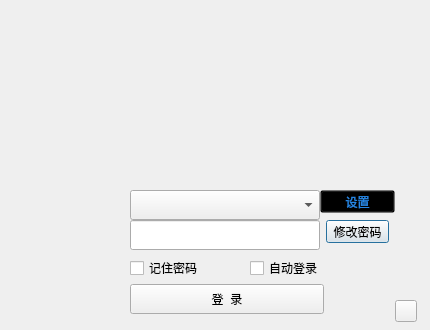
<?xml version="1.0" encoding="UTF-8"?>
<ui version="4.0">
 <class>LoginWindow</class>
 <widget class="QDialog" name="LoginWindow">
  <property name="geometry">
   <rect>
    <x>0</x>
    <y>0</y>
    <width>430</width>
    <height>330</height>
   </rect>
  </property>
  <property name="minimumSize">
   <size>
    <width>430</width>
    <height>330</height>
   </size>
  </property>
  <property name="maximumSize">
   <size>
    <width>430</width>
    <height>330</height>
   </size>
  </property>
  <property name="windowTitle">
   <string>Dialog</string>
  </property>
  <property name="locale">
   <locale language="English" country="UnitedStates"/>
  </property>
  <widget class="QComboBox" name="accountComboBox">
   <property name="geometry">
    <rect>
     <x>130</x>
     <y>190</y>
     <width>190</width>
     <height>30</height>
    </rect>
   </property>
   <property name="sizePolicy">
    <sizepolicy hsizetype="Fixed" vsizetype="Fixed">
     <horstretch>0</horstretch>
     <verstretch>0</verstretch>
    </sizepolicy>
   </property>
   <property name="minimumSize">
    <size>
     <width>190</width>
     <height>30</height>
    </size>
   </property>
   <property name="maximumSize">
    <size>
     <width>190</width>
     <height>30</height>
    </size>
   </property>
   <property name="focusPolicy">
    <enum>Qt::WheelFocus</enum>
   </property>
   <property name="contextMenuPolicy">
    <enum>Qt::NoContextMenu</enum>
   </property>
   <property name="accessibleName">
    <string>login_username</string>
   </property>
   <property name="locale">
    <locale language="Chinese" country="China"/>
   </property>
   <property name="editable">
    <bool>false</bool>
   </property>
   <property name="insertPolicy">
    <enum>QComboBox::NoInsert</enum>
   </property>
  </widget>
  <widget class="QLineEdit" name="passwordEdit">
   <property name="geometry">
    <rect>
     <x>130</x>
     <y>220</y>
     <width>190</width>
     <height>30</height>
    </rect>
   </property>
   <property name="sizePolicy">
    <sizepolicy hsizetype="Fixed" vsizetype="Fixed">
     <horstretch>0</horstretch>
     <verstretch>0</verstretch>
    </sizepolicy>
   </property>
   <property name="minimumSize">
    <size>
     <width>190</width>
     <height>30</height>
    </size>
   </property>
   <property name="maximumSize">
    <size>
     <width>190</width>
     <height>30</height>
    </size>
   </property>
   <property name="contextMenuPolicy">
    <enum>Qt::DefaultContextMenu</enum>
   </property>
   <property name="echoMode">
    <enum>QLineEdit::Password</enum>
   </property>
  </widget>
  <widget class="QCheckBox" name="rememberPsd">
   <property name="geometry">
    <rect>
     <x>130</x>
     <y>260</y>
     <width>71</width>
     <height>16</height>
    </rect>
   </property>
   <property name="text">
    <string>记住密码</string>
   </property>
  </widget>
  <widget class="QPushButton" name="loginButton">
   <property name="geometry">
    <rect>
     <x>130</x>
     <y>284</y>
     <width>194</width>
     <height>30</height>
    </rect>
   </property>
   <property name="minimumSize">
    <size>
     <width>194</width>
     <height>30</height>
    </size>
   </property>
   <property name="maximumSize">
    <size>
     <width>194</width>
     <height>30</height>
    </size>
   </property>
   <property name="focusPolicy">
    <enum>Qt::NoFocus</enum>
   </property>
   <property name="text">
    <string>登  录</string>
   </property>
   <property name="shortcut">
    <string>Return</string>
   </property>
  </widget>
  <widget class="QPushButton" name="pButtonForgetPassword">
   <property name="geometry">
    <rect>
     <x>326</x>
     <y>220</y>
     <width>63</width>
     <height>23</height>
    </rect>
   </property>
   <property name="text">
    <string>修改密码</string>
   </property>
  </widget>
  <widget class="QLabel" name="userHead">
   <property name="geometry">
    <rect>
     <x>40</x>
     <y>190</y>
     <width>80</width>
     <height>80</height>
    </rect>
   </property>
   <property name="minimumSize">
    <size>
     <width>80</width>
     <height>80</height>
    </size>
   </property>
   <property name="maximumSize">
    <size>
     <width>80</width>
     <height>80</height>
    </size>
   </property>
   <property name="text">
    <string/>
   </property>
  </widget>
  <widget class="QPushButton" name="pButtongFlicker">
   <property name="geometry">
    <rect>
     <x>395</x>
     <y>300</y>
     <width>22</width>
     <height>22</height>
    </rect>
   </property>
   <property name="sizePolicy">
    <sizepolicy hsizetype="Minimum" vsizetype="Fixed">
     <horstretch>0</horstretch>
     <verstretch>0</verstretch>
    </sizepolicy>
   </property>
   <property name="minimumSize">
    <size>
     <width>22</width>
     <height>22</height>
    </size>
   </property>
   <property name="maximumSize">
    <size>
     <width>22</width>
     <height>22</height>
    </size>
   </property>
   <property name="toolTip">
    <string>生成考勤二维码</string>
   </property>
   <property name="text">
    <string/>
   </property>
  </widget>
  <widget class="QCheckBox" name="autoLogin">
   <property name="geometry">
    <rect>
     <x>250</x>
     <y>260</y>
     <width>71</width>
     <height>16</height>
    </rect>
   </property>
   <property name="text">
    <string>自动登录</string>
   </property>
  </widget>
  <widget class="QPushButton" name="pushButton_setting">
   <property name="geometry">
    <rect>
     <x>320</x>
     <y>190</y>
     <width>75</width>
     <height>23</height>
    </rect>
   </property>
   <property name="styleSheet">
    <string notr="true">QPushButton#pushButton_setting
{
	color:rgb(38 , 133 , 227);
	background-color:transparent;
}

QPushButton#pushButton_setting:hover
{
	color:rgb(97 , 179 , 246);
}

QPushButton#pushButton_setting:pressed
{
	color:rgb(0 , 109 , 176);
}</string>
   </property>
   <property name="text">
    <string>设置</string>
   </property>
  </widget>
  <zorder>userHead</zorder>
  <zorder>accountComboBox</zorder>
  <zorder>passwordEdit</zorder>
  <zorder>rememberPsd</zorder>
  <zorder>loginButton</zorder>
  <zorder>pButtonForgetPassword</zorder>
  <zorder>pButtongFlicker</zorder>
  <zorder>autoLogin</zorder>
  <zorder>pushButton_setting</zorder>
 </widget>
 <resources/>
 <connections/>
</ui>
